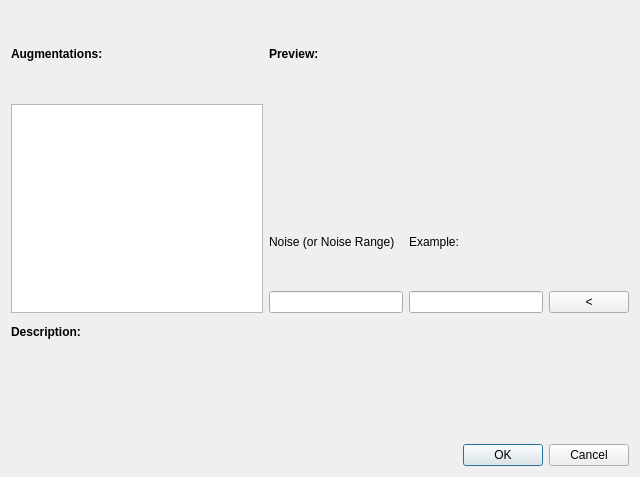
<?xml version="1.0" encoding="UTF-8"?>
<ui version="4.0">
 <class>Dialog</class>
 <widget class="QDialog" name="Dialog">
  <property name="geometry">
   <rect>
    <x>0</x>
    <y>0</y>
    <width>640</width>
    <height>477</height>
   </rect>
  </property>
  <property name="windowTitle">
   <string>Dialog</string>
  </property>
  <layout class="QGridLayout" name="gridLayout">
   <item row="0" column="1">
    <widget class="QLabel" name="label_2">
     <property name="text">
      <string>&lt;html&gt;&lt;head/&gt;&lt;body&gt;&lt;p&gt;&lt;span style=&quot; font-weight:600;&quot;&gt;Preview:&lt;/span&gt;&lt;/p&gt;&lt;/body&gt;&lt;/html&gt;</string>
     </property>
    </widget>
   </item>
   <item row="6" column="0" colspan="4">
    <widget class="QDialogButtonBox" name="buttonBox">
     <property name="orientation">
      <enum>Qt::Horizontal</enum>
     </property>
     <property name="standardButtons">
      <set>QDialogButtonBox::Cancel|QDialogButtonBox::Ok</set>
     </property>
    </widget>
   </item>
   <item row="5" column="0" colspan="4">
    <widget class="QLabel" name="info_label">
     <property name="text">
      <string/>
     </property>
     <property name="alignment">
      <set>Qt::AlignLeading|Qt::AlignLeft|Qt::AlignTop</set>
     </property>
     <property name="wordWrap">
      <bool>true</bool>
     </property>
    </widget>
   </item>
   <item row="3" column="2">
    <widget class="QLineEdit" name="exampleLine"/>
   </item>
   <item row="2" column="2">
    <widget class="QLabel" name="label_5">
     <property name="text">
      <string>Example:</string>
     </property>
    </widget>
   </item>
   <item row="3" column="1">
    <widget class="QLineEdit" name="noiseRange"/>
   </item>
   <item row="2" column="1">
    <widget class="QLabel" name="label_3">
     <property name="text">
      <string>Noise (or Noise Range)</string>
     </property>
    </widget>
   </item>
   <item row="3" column="3">
    <widget class="QPushButton" name="runExample">
     <property name="minimumSize">
      <size>
       <width>20</width>
       <height>0</height>
      </size>
     </property>
     <property name="text">
      <string>&lt;</string>
     </property>
    </widget>
   </item>
   <item row="1" column="1" colspan="3">
    <widget class="QLabel" name="previewImage">
     <property name="minimumSize">
      <size>
       <width>360</width>
       <height>0</height>
      </size>
     </property>
     <property name="maximumSize">
      <size>
       <width>16777215</width>
       <height>16777215</height>
      </size>
     </property>
     <property name="text">
      <string/>
     </property>
    </widget>
   </item>
   <item row="0" column="0">
    <widget class="QLabel" name="label">
     <property name="text">
      <string>&lt;html&gt;&lt;head/&gt;&lt;body&gt;&lt;p&gt;&lt;span style=&quot; font-weight:600;&quot;&gt;Augmentations:&lt;/span&gt;&lt;/p&gt;&lt;/body&gt;&lt;/html&gt;</string>
     </property>
    </widget>
   </item>
   <item row="1" column="0" rowspan="3">
    <widget class="QListWidget" name="listWidget">
     <property name="wordWrap">
      <bool>true</bool>
     </property>
     <property name="selectionRectVisible">
      <bool>true</bool>
     </property>
    </widget>
   </item>
   <item row="4" column="0" colspan="4">
    <widget class="QLabel" name="label_4">
     <property name="minimumSize">
      <size>
       <width>0</width>
       <height>0</height>
      </size>
     </property>
     <property name="maximumSize">
      <size>
       <width>16777215</width>
       <height>26</height>
      </size>
     </property>
     <property name="font">
      <font>
       <weight>75</weight>
       <bold>true</bold>
      </font>
     </property>
     <property name="text">
      <string>Description:</string>
     </property>
    </widget>
   </item>
  </layout>
 </widget>
 <resources/>
 <connections>
  <connection>
   <sender>buttonBox</sender>
   <signal>accepted()</signal>
   <receiver>Dialog</receiver>
   <slot>accept()</slot>
   <hints>
    <hint type="sourcelabel">
     <x>248</x>
     <y>254</y>
    </hint>
    <hint type="destinationlabel">
     <x>157</x>
     <y>274</y>
    </hint>
   </hints>
  </connection>
  <connection>
   <sender>buttonBox</sender>
   <signal>rejected()</signal>
   <receiver>Dialog</receiver>
   <slot>reject()</slot>
   <hints>
    <hint type="sourcelabel">
     <x>316</x>
     <y>260</y>
    </hint>
    <hint type="destinationlabel">
     <x>286</x>
     <y>274</y>
    </hint>
   </hints>
  </connection>
 </connections>
</ui>
